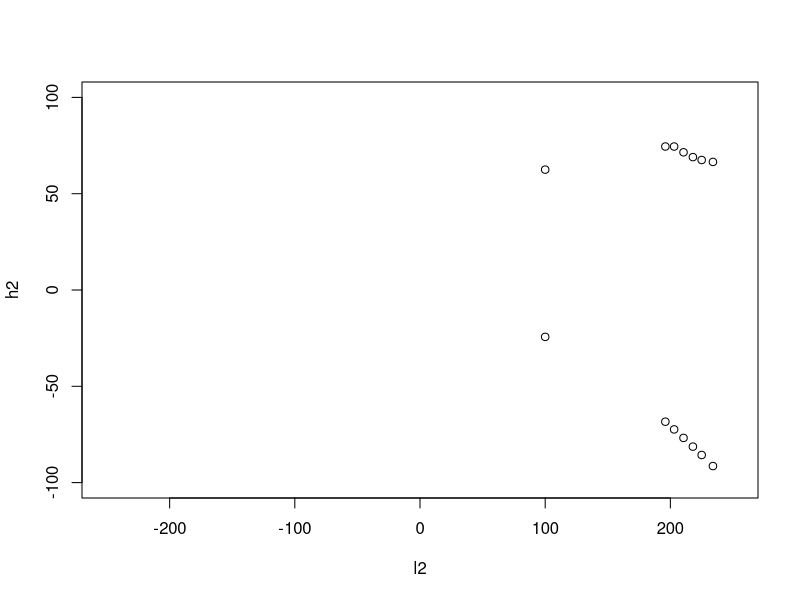
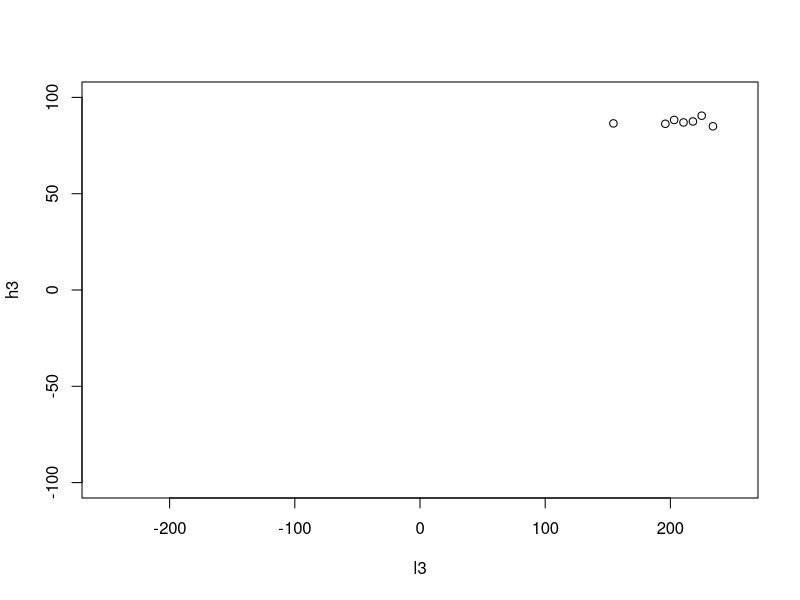

Generate these figures, in order, with R:
mydata <- read.csv("a.csv")

v = function(x, y){ sqrt((-9.82*x^2)/(2*y)) }

vværdier = v(mydata$l, -mydata$h)
rv = vværdier[!is.na(vværdier)]
vværdi = sum(rv)/5
vværdi

kast = function(a, x){ 
    (((-9.82)/(2*vværdi^2*cos(a)^2))*x^2)+(tan(a)*x)
}

l2 <- mydata$l2
h2 <- mydata$h2
l3 <- mydata$l3
h3 <- mydata$h3
h2r = kast(mydata$v2, l2)
h3r = kast(mydata$v3, l3)

mydata$v2
l2
l3
h2r
h3r

plot(l2, h2, ylim = c(-100, 100), xlim = c(-250, 250))
points(l2, h2r)

plot(l3, h3, ylim = c(-100, 100), xlim = c(-250, 250))
lines(l3, h3r)
